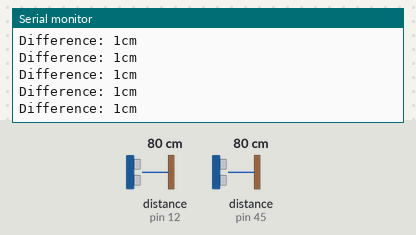
Simulated run of this sketch. Board: Arduino Mega 2560, built with avr-gcc and run on an emulated ATmega2560. Shown: the last lines printed to the serial monitor. The inputs (shaded band) are chosen by the test bench; at power-on: distance to the obstacle (sensors on pin 12, pin 45) 80 cm. The echo pulse lasts 58.3 µs per cm.

Above: at 1.2 s.
1.3 s: distance to the obstacle (sensor on pin 12) set to 2 cm
At 1.44 s:
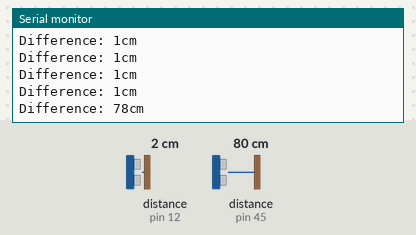
2.8 s: distance to the obstacle (sensor on pin 45) set to 18 cm
At 2.82 s:
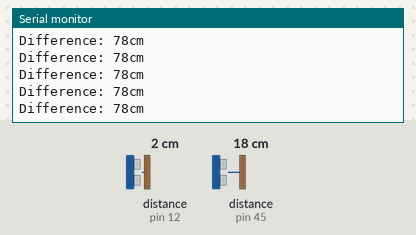
5.8 s: distance to the obstacle (sensor on pin 12) set to 4 cm
At 5.8 s:
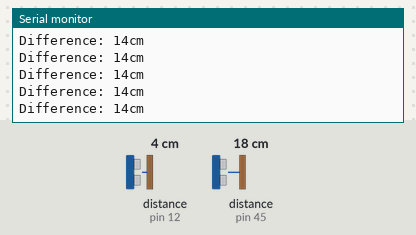
7.3 s: distance to the obstacle (sensor on pin 45) set to 2 cm
At 7.35 s:
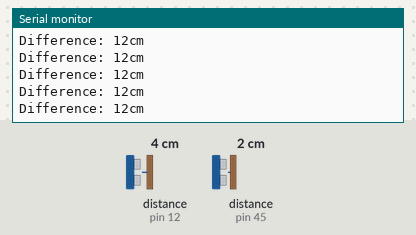
Timing chart, 0 to 9.8 s (numbered marks = the images above; inputs shaded):
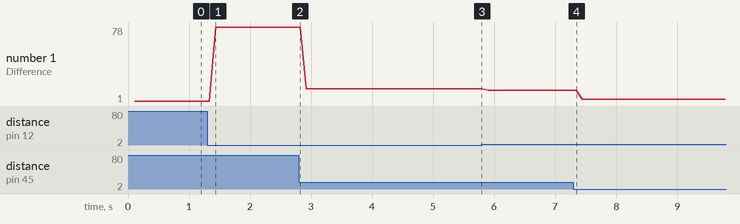

The sketch:

static_test.ino
```cpp
// ---------------------------------------------------------------------------
// Based on Example NewPing library sketch
// ---------------------------------------------------------------------------

#include <NewPing.h>

//first sensor is SR04
#define TRIGGER_PIN_1  44  // Arduino pin tied to trigger pin on the ultrasonic sensor.
#define ECHO_PIN_1     45  // Arduino pin tied to echo pin on the ultrasonic sensor.
//second sensor is SRF05 (single pin mode)
#define TRIGGER_PIN_2  12  // Arduino pin tied to trigger pin on the ultrasonic sensor.
#define ECHO_PIN_2     12  // Arduino pin tied to echo pin on the ultrasonic sensor.
#define MAX_DISTANCE 200 // Maximum distance we want to ping for (in centimeters). Maximum sensor distance is rated at 400-500cm.

//create NewPing objects
NewPing sonar1(TRIGGER_PIN_1, ECHO_PIN_1, MAX_DISTANCE); // NewPing setup of pins and maximum distance.
NewPing sonar2(TRIGGER_PIN_2, ECHO_PIN_2, MAX_DISTANCE); // NewPing setup of pins and maximum distance.

/*  Purpose of offset is to measure microseconds between sensors
	that should be returning identical readings when parallel to object
	i.e. t1 == t2 + offset
*/
const unsigned int offset = 79;

void setup() {
  Serial.begin(115200); // Open serial monitor at 115200 baud to see ping results.
}

void loop() {
  //read us from each sensor
  unsigned int t1 = sonar1.ping();
  delay(50);                     // Wait 50ms between pings (about 20 pings/sec). 29ms should be the shortest delay between pings.
  unsigned int t2 = sonar2.ping() + offset;
  delay(50);                     // Wait 50ms between pings (about 20 pings/sec). 29ms should be the shortest delay between pings.

  //compute difference
  unsigned int difference_us = abs((int)(t1 - t2));

  //convert difference to cm and print
  unsigned int difference_cm = NewPing::convert_cm(difference_us);

  Serial.print("Difference: ");
  Serial.print(difference_cm);
  Serial.println("cm");
}
```

Measured:
- after the input at 1.3 s, the serial monitor: prints a new line after 0.14 s (image 1)
- plotted number 1: 1 → 78 after the input at 1.3 s, 78 → 14 after the input at 2.8 s, 14 → 12 after the input at 5.8 s, 12 → 3 after the input at 7.3 s
